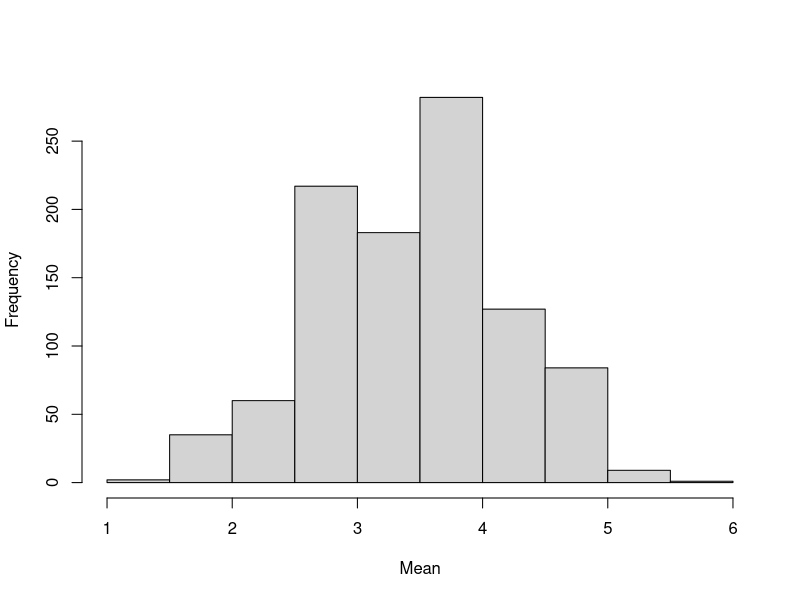

Reproduce this figure in R.
## ---- chunk 1
obvs <- 1000
## ---- chunk 2
set.seed(2023)
rolls <- replicate(obvs, sample(1:6, 5, replace = T))
means <- colMeans(rolls)
## ---- chunk 3
hist(means, main = '', xlab = 'Mean')
